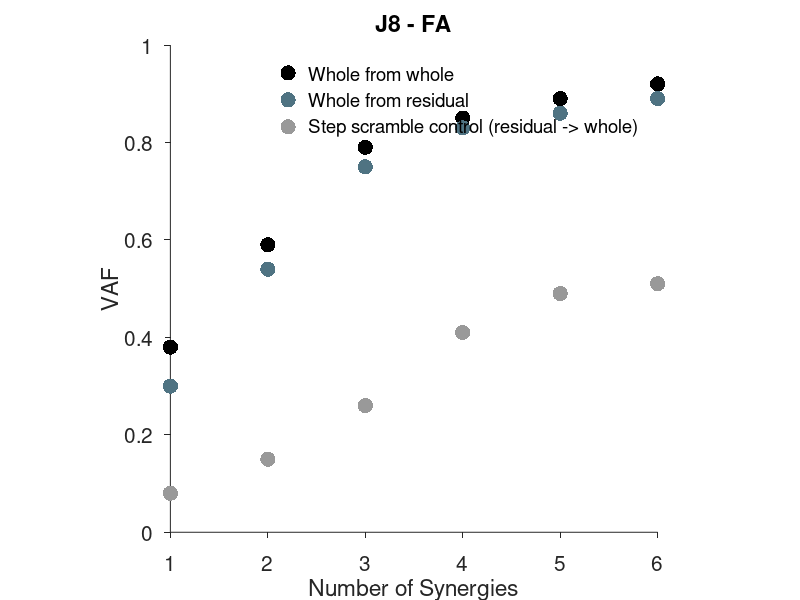

MATLAB code to generate this figure: (Note: this script raises an error after producing the figure.)
%% Figure 2b - Single Animal VAF/synNum Scatter - Factor Analysis

% synNum vs. VAF scatter plot on top half


%% Plot scatter for J8 synNums; just whole -> whole and residual -> whole,

wholeToWhole = [0.38 0.59 0.79 0.85	0.89 0.92];
resToWhole = [0.30 0.54 0.75 0.83 0.86 0.89];
%stepScrambleWhole = [0.31 0.47 0.53 0.60 0.66 0.71]; %using this as a control
stepScramble = [0.08 0.15 0.26 0.41 0.49 0.51]; %residual to whole

synNums = 1:6;

figure
hold on
scatter(synNums, wholeToWhole, 120, 'k', 'filled')
scatter(synNums, resToWhole, 120, [.31 .45 .51], 'filled')
scatter(synNums, stepScramble, 120, [.6 .6 .6], 'filled')
ylim([0 1])
yticks(0:0.2:1)
xticks(1:6)

xlabel('Number of Synergies')
ylabel('VAF')
title('J8 - FA')

legend 'Whole from whole' 'Whole from residual' 'Step scramble control (residual -> whole)'
legend boxoff

set(gca, 'TickDir', 'out')
set(gca, 'Color', 'none')
set(gca, 'FontSize', 15)
axis square
box off


%% example prediction traces on bottom half - start with first half of muscles, can
% pare down later

% --------------- Plot whole-from-whole against actual whole data ------------------------------
load('/Users/josephinewallner/Desktop/LabWork/Muscle Synergies/paperFigures/figureData/J8_fa.mat')
muscleCount = size(testData.whole, 1);
figure
for iMuscle = 1:floor(muscleCount / 2)
    subplot(floor(muscleCount / 2), 1, iMuscle)
    hold on
    
    plot(testData.whole(iMuscle, :), 'Color', [105/255 105/255 105/255])
    plot(builtData.reg{4}(iMuscle, :), 'k')
    
    ylabel(labels{iMuscle})
    
    axis tight; xlim([1000 2000])
    set(gca,'TickDir','out'); box off
    set(gca, 'YTick', [])
end

subplot(floor(muscleCount / 2), 1, floor(muscleCount / 2))
legend 'Actual Whole Data' 'Whole Reconstructed from Whole Synergies'
legend boxoff

% --------------- Plot whole-from-residual against actual whole data ------------------------------
figure
for iMuscle = 1:floor(muscleCount / 2)
    subplot(floor(muscleCount / 2), 1, iMuscle)
    hold on
    
    plot(testData.whole(iMuscle, :), 'Color', [105/255 105/255 105/255])
    plot(builtData.resReg{4}(iMuscle, :), 'Color', [.31 .45 .51])
    
    ylabel(labels{iMuscle})
    
    axis tight; xlim([1000 2000])
    set(gca,'TickDir','out'); box off
    set(gca, 'YTick', [])
    
end

subplot(floor(muscleCount / 2), 1, floor(muscleCount / 2))
legend 'Actual Whole Data' 'Whole Reconstructed from Residual Synergies'
legend boxoff
